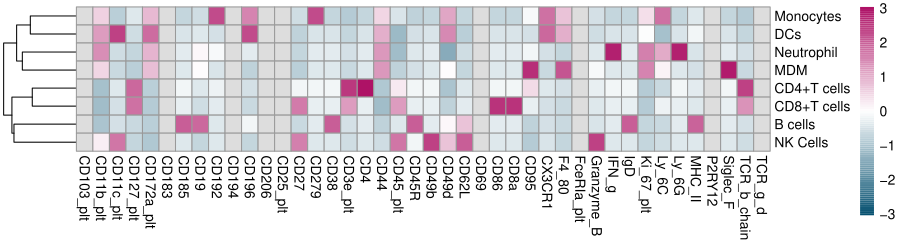

Recreate this plot in R.
load(paste(substr(getwd(),1,stringr::str_length(getwd())-3),"/support/rmk_umap.RData",sep=""))
data=data_serum
info=info_serum
rm(nao_umap,cl_i,data_serum,info_serum)
library(ggplot2)
id=unique(info$group4)
pdata<-data[1,]
for (i in 1:length(id))
{
  pdata<-rbind(pdata,apply(data[which(info$group4==id[i]),],2,median))
  rownames(pdata)[i+1]=id[i]
}
pdata=pdata[-1,]
pdata=scale(pdata)
library(pheatmap)
rm=pdata[,is.na(pdata[1,])]
pdata=pdata[,!is.na(pdata[1,])]
pdata=t(scale(t(pdata)))
pdata=cbind(pdata,rm)
pdata=pdata[,order(colnames(pdata))]
pheatmap(pdata,scale = "row",show_colnames = T,show_rownames = T,
         color = colorRampPalette(c("#055070", "white","#ae1266"))(100),
         annotation_names_row = TRUE,cluster_cols = F,cluster_rows = T,
         filename = paste(getwd(),"heatmap.pdf",sep=""),
         width=9,height = 2.5)
